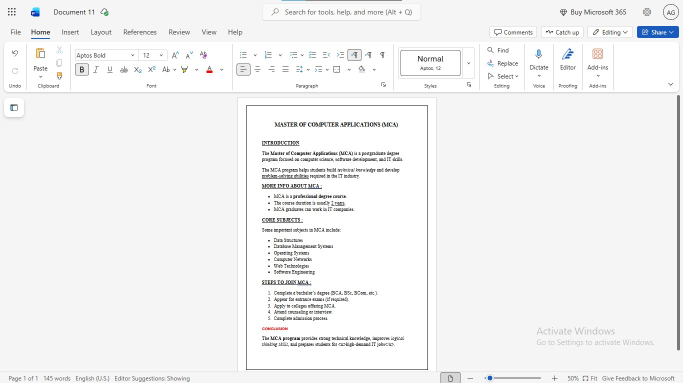
#> input picture UDEMYFULLSTACK/imgtopdf/PROGRAM 1.jpg, 1366 x 766 px (shown at 1/2 size)
$ python input.py
#> lines starting #> are read from the running program, lines starting #| are printed output that depends on the picture
from PIL import Image

# A4 size at 300 DPI
A4_WIDTH = 2480
A4_HEIGHT = 3508

# Minimum coverage (50%)
MIN_COVERAGE = 0.3

image_files = [
    "PROGRAM 1.jpg",
    "PROGRAM 2.jpg",
    "PROGRAM 3A.jpg",
    "PROGRAM 3B.jpg"
]

pages = []

for file in image_files:
    img = Image.open(file)
#> img is the input picture: PIL image 1366x766 RGB; mean R, G, B 242.5, 242.7, 242.8

    if img.mode in ("RGBA", "P"):
        img = img.convert("RGB")

    # Create white A4 background
    a4_page = Image.new("RGB", (A4_WIDTH, A4_HEIGHT), "white")
#> a4_page: PIL image 2480x3508 RGB; every value is 255

    # Calculate scaling factors
    scale_w = (A4_WIDTH * MIN_COVERAGE) / img.width
#> scale_w = 0.545
    scale_h = (A4_HEIGHT * MIN_COVERAGE) / img.height
#> scale_h = 1.37

    # Choose the larger scale so it covers at least half page
    scale = max(scale_w, scale_h)
#> scale = 1.37

    new_width = int(img.width * scale)
#> new_width = 1876
    new_height = int(img.height * scale)
#> new_height = 1052

    resized_img = img.resize((new_width, new_height), Image.LANCZOS)

    # Center image
    x = (A4_WIDTH - new_width) // 2
#> x = 302
    y = (A4_HEIGHT - new_height) // 2
#> y = 1228

    a4_page.paste(resized_img, (x, y))
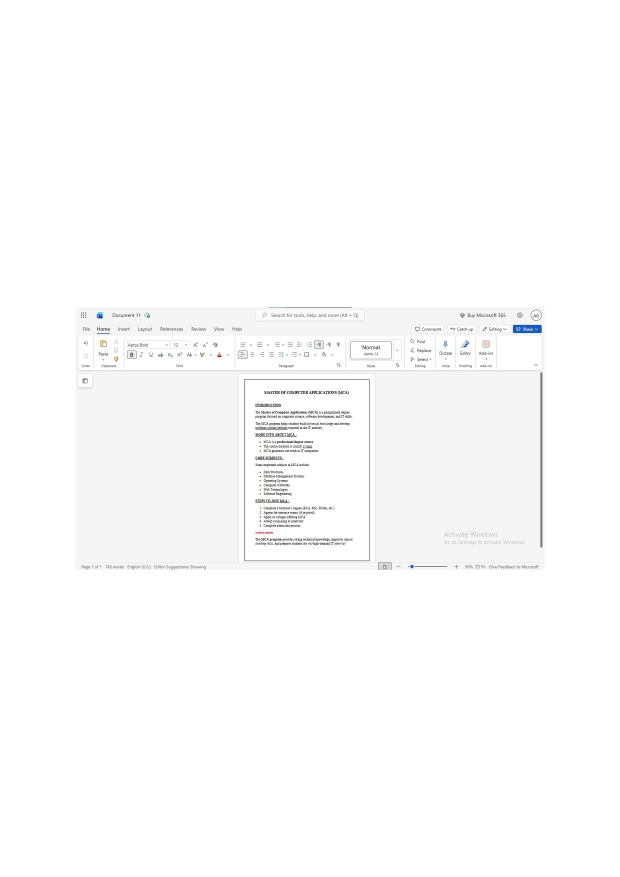
#> a4_page: PIL image 2480x3508 RGB (shown at 1/4 size); mean R, G, B 252.1, 252.1, 252.2

    pages.append(a4_page)
#> pass 2 of the loop `for file in image_files:`:
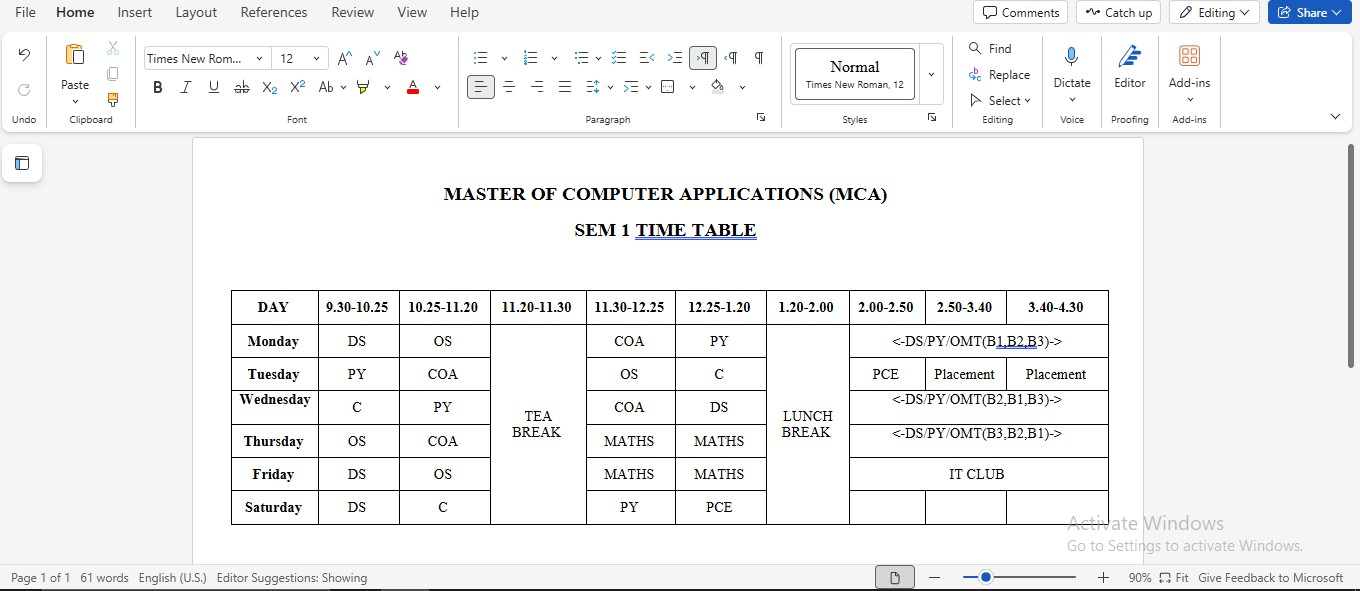
#> input picture UDEMYFULLSTACK/imgtopdf/PROGRAM 2.jpg, 1360 x 591 px
#> img is the input picture: PIL image 1360x591 RGB; mean R, G, B 241.8, 242.1, 242.2
#> `resized_img = img.resize((new_width, new_height), Image.LANCZOS)`:
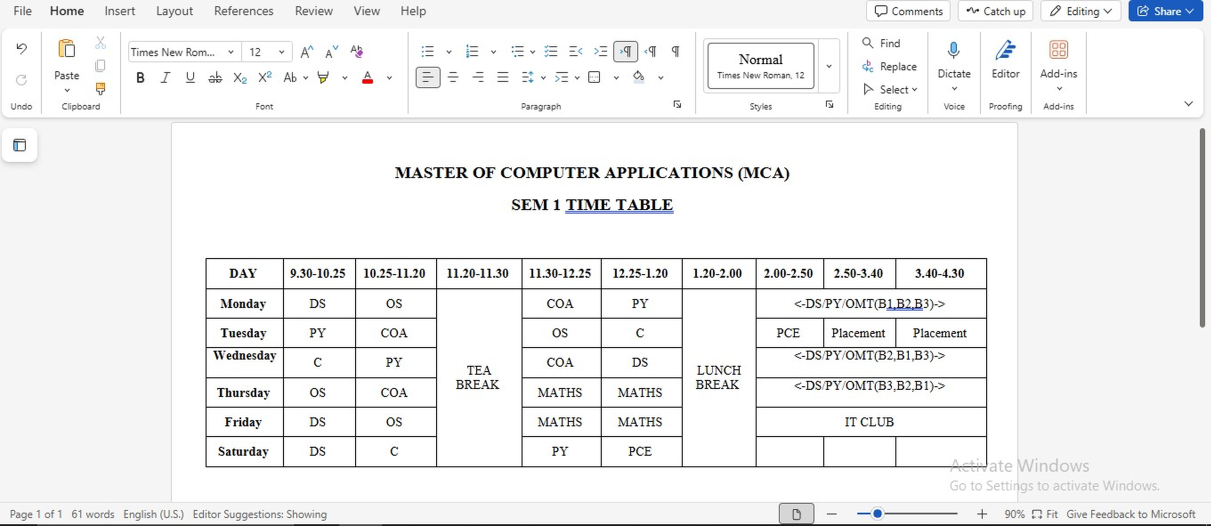
#> resized_img: PIL image 2421x1052 RGB (shown at 1/2 size); mean R, G, B 241.1, 241.3, 241.5
#> `a4_page.paste(resized_img, (x, y))`:
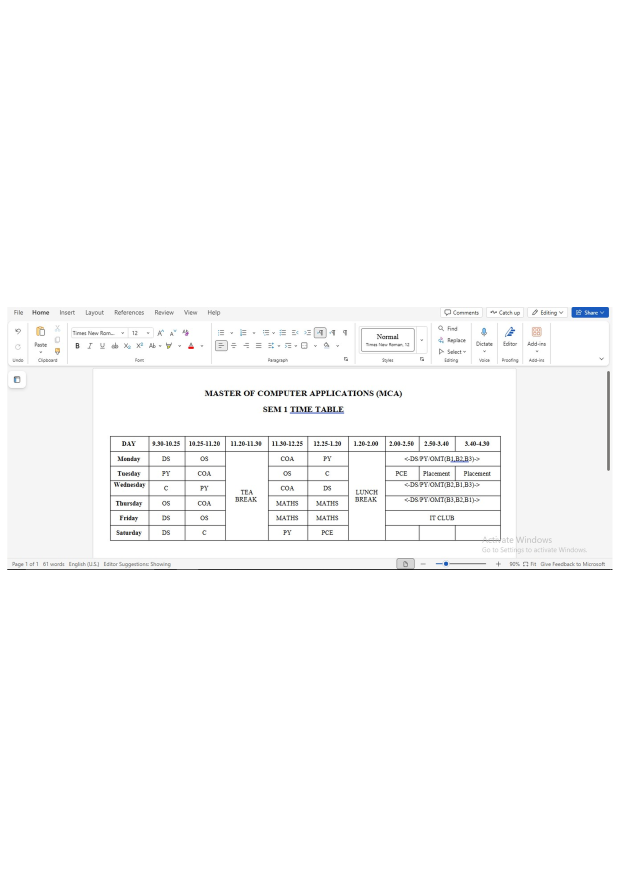
#> a4_page: PIL image 2480x3508 RGB (shown at 1/4 size); mean R, G, B 250.9, 251, 251
#> pass 3 of the loop `for file in image_files:`:
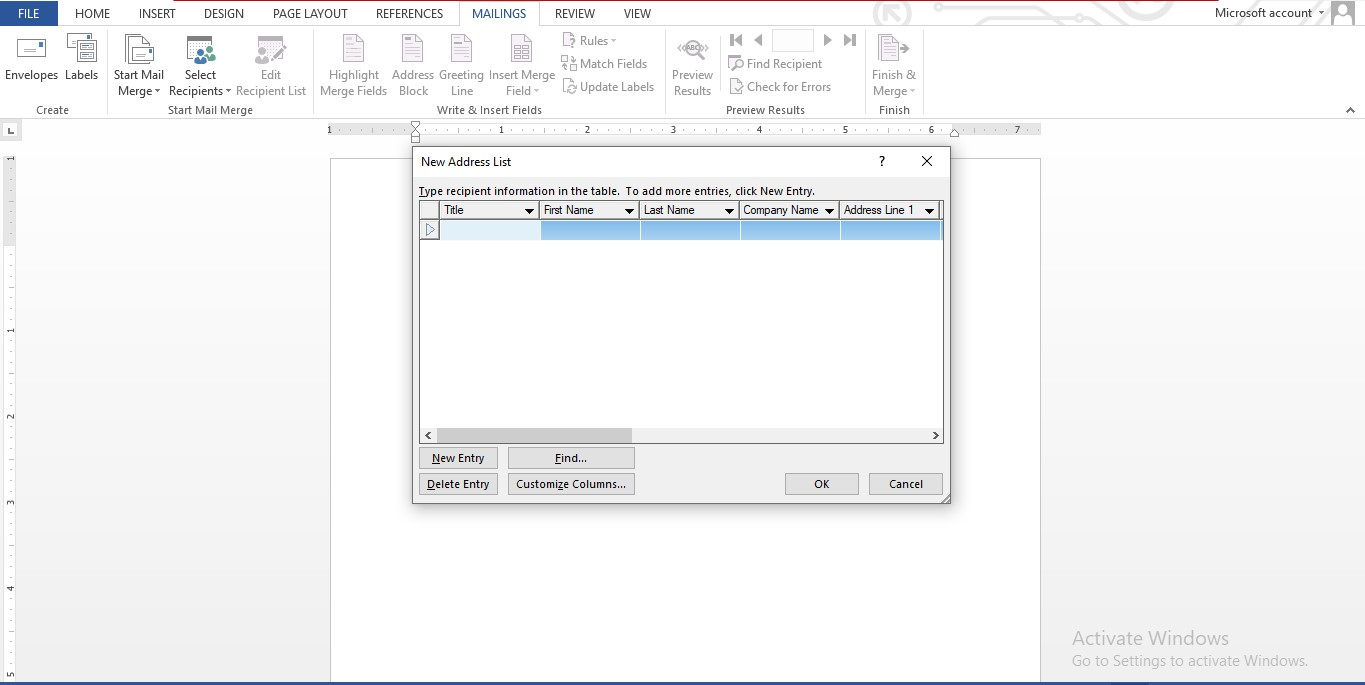
#> input picture UDEMYFULLSTACK/imgtopdf/PROGRAM 3A.jpg, 1365 x 685 px
#> img is the input picture: PIL image 1365x685 RGB; mean R, G, B 244.3, 244.8, 245.6
#> resized_img: PIL image 2097x1052 RGB
#> `a4_page.paste(resized_img, (x, y))`:
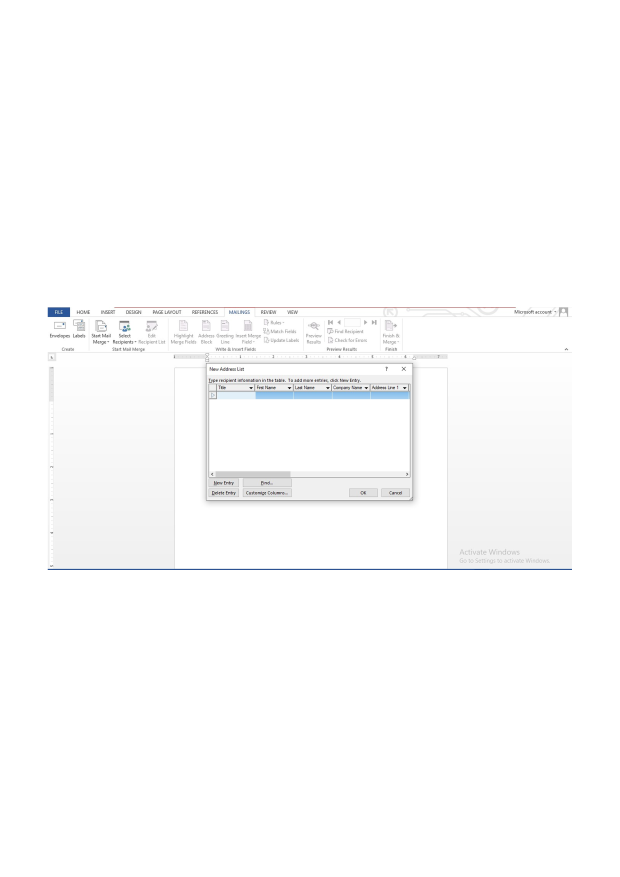
#> a4_page: PIL image 2480x3508 RGB (shown at 1/4 size); mean R, G, B 252.2, 252.4, 252.6
#> the loop made 4 passes; the first 3 are shown

pages[0].save(
    "output1.pdf",
    save_all=True,
    append_images=pages[1:]
)

print("IMAGE converted to PDF")
